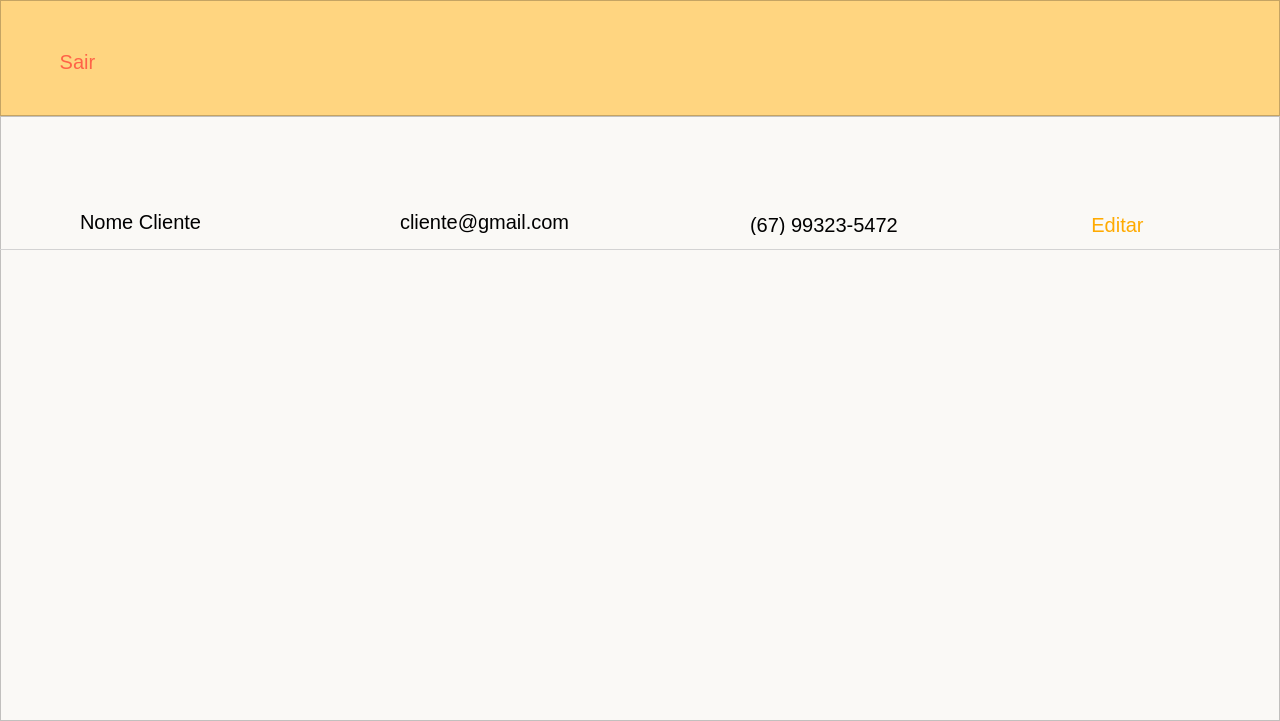
<?xml version="1.0" encoding="UTF-8"?>
<ui version="4.0">
 <class>TelaListagemClientes</class>
 <widget class="QMainWindow" name="TelaListagemClientes">
  <property name="geometry">
   <rect>
    <x>0</x>
    <y>0</y>
    <width>1280</width>
    <height>721</height>
   </rect>
  </property>
  <property name="minimumSize">
   <size>
    <width>1280</width>
    <height>720</height>
   </size>
  </property>
  <property name="windowTitle">
   <string>ListagemClientes</string>
  </property>
  <widget class="QWidget" name="centralwidget">
   <property name="minimumSize">
    <size>
     <width>1280</width>
     <height>720</height>
    </size>
   </property>
   <layout class="QVBoxLayout" name="verticalLayout">
    <property name="spacing">
     <number>0</number>
    </property>
    <property name="leftMargin">
     <number>0</number>
    </property>
    <property name="topMargin">
     <number>0</number>
    </property>
    <property name="rightMargin">
     <number>0</number>
    </property>
    <property name="bottomMargin">
     <number>0</number>
    </property>
    <item>
     <widget class="QFrame" name="frame_TopReqtangle">
      <property name="maximumSize">
       <size>
        <width>16777215</width>
        <height>116</height>
       </size>
      </property>
      <property name="styleSheet">
       <string notr="true">background-color: #FFD580</string>
      </property>
      <property name="frameShape">
       <enum>QFrame::StyledPanel</enum>
      </property>
      <property name="frameShadow">
       <enum>QFrame::Raised</enum>
      </property>
      <widget class="QPushButton" name="pushButton_Sair">
       <property name="geometry">
        <rect>
         <x>40</x>
         <y>50</y>
         <width>75</width>
         <height>23</height>
        </rect>
       </property>
       <property name="styleSheet">
        <string notr="true">border-style: none;
font-size: 20px;
color: tomato;
background: #FFD580;
</string>
       </property>
       <property name="text">
        <string>Sair</string>
       </property>
      </widget>
     </widget>
    </item>
    <item>
     <widget class="QFrame" name="frame_DownReqtangle">
      <property name="minimumSize">
       <size>
        <width>0</width>
        <height>0</height>
       </size>
      </property>
      <property name="maximumSize">
       <size>
        <width>16777215</width>
        <height>16777215</height>
       </size>
      </property>
      <property name="styleSheet">
       <string notr="true">background-color: #faf9f6</string>
      </property>
      <property name="frameShape">
       <enum>QFrame::StyledPanel</enum>
      </property>
      <property name="frameShadow">
       <enum>QFrame::Raised</enum>
      </property>
      <widget class="QLabel" name="label_NomeCliente">
       <property name="geometry">
        <rect>
         <x>80</x>
         <y>98</y>
         <width>131</width>
         <height>16</height>
        </rect>
       </property>
       <property name="styleSheet">
        <string notr="true">font-size: 20px</string>
       </property>
       <property name="text">
        <string>Nome Cliente</string>
       </property>
      </widget>
      <widget class="QFrame" name="frame_Divider">
       <property name="geometry">
        <rect>
         <x>0</x>
         <y>133</y>
         <width>1280</width>
         <height>1</height>
        </rect>
       </property>
       <property name="sizePolicy">
        <sizepolicy hsizetype="Preferred" vsizetype="Preferred">
         <horstretch>0</horstretch>
         <verstretch>0</verstretch>
        </sizepolicy>
       </property>
       <property name="minimumSize">
        <size>
         <width>1280</width>
         <height>0</height>
        </size>
       </property>
       <property name="maximumSize">
        <size>
         <width>16777215</width>
         <height>1</height>
        </size>
       </property>
       <property name="styleSheet">
        <string notr="true">border: 1px solid lightgray</string>
       </property>
       <property name="frameShape">
        <enum>QFrame::StyledPanel</enum>
       </property>
       <property name="frameShadow">
        <enum>QFrame::Raised</enum>
       </property>
      </widget>
      <widget class="QLabel" name="label_EmailCliente">
       <property name="geometry">
        <rect>
         <x>400</x>
         <y>90</y>
         <width>181</width>
         <height>31</height>
        </rect>
       </property>
       <property name="styleSheet">
        <string notr="true">font-size: 20px</string>
       </property>
       <property name="text">
        <string>cliente@gmail.com</string>
       </property>
      </widget>
      <widget class="QLabel" name="label_TelefoneCliente">
       <property name="geometry">
        <rect>
         <x>750</x>
         <y>98</y>
         <width>161</width>
         <height>21</height>
        </rect>
       </property>
       <property name="styleSheet">
        <string notr="true">font-size: 20px</string>
       </property>
       <property name="text">
        <string>(67) 99323-5472</string>
       </property>
      </widget>
      <widget class="QPushButton" name="pushButton_EditarCliente">
       <property name="geometry">
        <rect>
         <x>1080</x>
         <y>97</y>
         <width>75</width>
         <height>23</height>
        </rect>
       </property>
       <property name="styleSheet">
        <string notr="true">border-style: none;
font-size: 20px;
color: #FFAA00;
background: #FAF9F6;
</string>
       </property>
       <property name="text">
        <string>Editar</string>
       </property>
      </widget>
      <widget class="QPushButton" name="pushButton_DeletarCliente">
       <property name="geometry">
        <rect>
         <x>1200</x>
         <y>95</y>
         <width>31</width>
         <height>31</height>
        </rect>
       </property>
       <property name="toolTipDuration">
        <number>-1</number>
       </property>
       <property name="styleSheet">
        <string notr="true">color: #FFAA00;
border-style: none;
background-repeat: no-repeat;
background-image: url(:/Icons/Assets/Icons/trashIcon.png);
</string>
       </property>
       <property name="text">
        <string/>
       </property>
      </widget>
     </widget>
    </item>
   </layout>
  </widget>
 </widget>
 <resources>
  <include location="file_rc.qrc"/>
 </resources>
 <connections/>
</ui>
